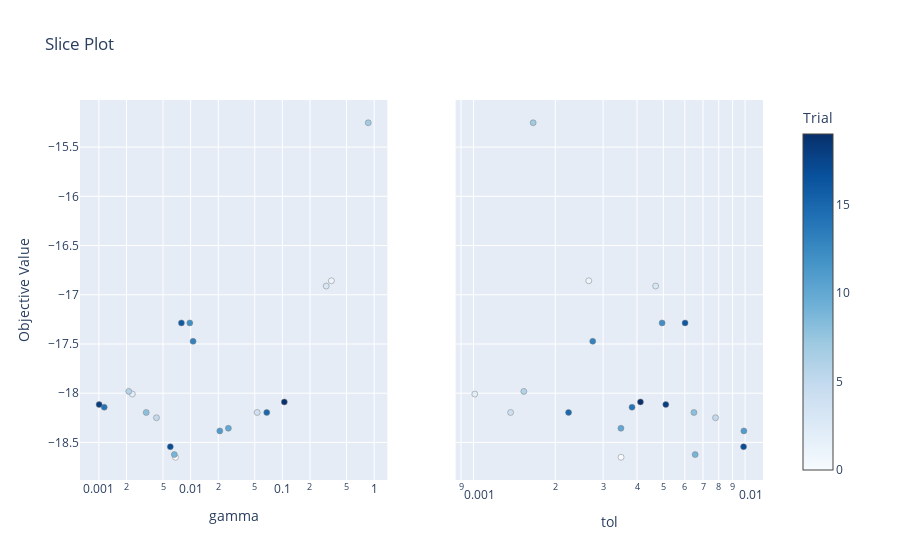

Source (notebook cell):
### Code cell
# plot accuracies for each HP trail
optuna.visualization.plot_slice(study)

### Figure 1 — Plotly figure (JSON) as saved in the notebook; plotly's stock layout.template omitted (floating-point values rounded to 4 significant figures)
{"data": [{"marker": {"color": [0, 1, 2, 3, 4, 5, 6, 7, 8, 9, 10, 11, 12, 13, 14, 15, 16, 17, 18, 19], "colorbar": {"title": {"text": "Trial"}, "x": 1, "xpad": 40}, "colorscale": [[0, "rgb(247,251,255)"], [0.125, "rgb(222,235,247)"], [0.25, "rgb(198,219,239)"], [0.375, "rgb(158,202,225)"], [0.5, "rgb(107,174,214)"], [0.625, "rgb(66,146,198)"], [0.75, "rgb(33,113,181)"], [0.875, "rgb(8,81,156)"], [1, "rgb(8,48,107)"]], "line": {"color": "Grey", "width": 0.5}, "showscale": true}, "mode": "markers", "name": "Feasible Trial", "showlegend": false, "type": "scatter", "x": [0.006841, 0.3422, 0.002316, 0.3003, 0.05312, 0.004242, 0.002114, 0.8627, 0.00328, 0.006641, 0.02578, 0.0208, 0.009796, 0.01063, 0.001143, 0.06754, 0.007932, 0.006006, 0.001006, 0.1051], "xaxis": "x", "y": [-18.65, -16.86, -18.01, -16.91, -18.2, -18.25, -17.98, -15.25, -18.2, -18.62, -18.36, -18.38, -17.29, -17.47, -18.14, -18.2, -17.29, -18.54, -18.12, -18.09], "yaxis": "y"}, {"marker": {"color": [0, 1, 2, 3, 4, 5, 6, 7, 8, 9, 10, 11, 12, 13, 14, 15, 16, 17, 18, 19], "colorbar": {"title": {"text": "Trial"}, "x": 1, "xpad": 40}, "colorscale": [[0, "rgb(247,251,255)"], [0.125, "rgb(222,235,247)"], [0.25, "rgb(198,219,239)"], [0.375, "rgb(158,202,225)"], [0.5, "rgb(107,174,214)"], [0.625, "rgb(66,146,198)"], [0.75, "rgb(33,113,181)"], [0.875, "rgb(8,81,156)"], [1, "rgb(8,48,107)"]], "line": {"color": "Grey", "width": 0.5}, "showscale": false}, "mode": "markers", "name": "Feasible Trial", "showlegend": false, "type": "scatter", "x": [0.003495, 0.002658, 0.001011, 0.004685, 0.00137, 0.007786, 0.001532, 0.001658, 0.006482, 0.00655, 0.003491, 0.009899, 0.004948, 0.002748, 0.003835, 0.002239, 0.006012, 0.009874, 0.005107, 0.004119], "xaxis": "x2", "y": [-18.65, -16.86, -18.01, -16.91, -18.2, -18.25, -17.98, -15.25, -18.2, -18.62, -18.36, -18.38, -17.29, -17.47, -18.14, -18.2, -17.29, -18.54, -18.12, -18.09], "yaxis": "y2"}], "layout": {"title": {"text": "Slice Plot"}, "xaxis": {"anchor": "y", "domain": [0, 0.45], "title": {"text": "gamma"}, "type": "log"}, "xaxis2": {"anchor": "y2", "domain": [0.55, 1], "title": {"text": "tol"}, "type": "log"}, "yaxis": {"anchor": "x", "domain": [0, 1], "title": {"text": "Objective Value"}}, "yaxis2": {"anchor": "x2", "domain": [0, 1], "matches": "y", "showticklabels": false}}}
